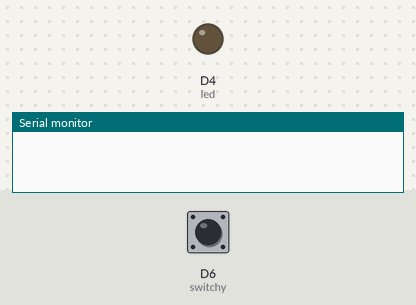
The sketch below on a simulated ESP8266 (NodeMCU). On the bench: output pins drawn as LEDs (lit = HIGH), the last lines printed to the serial monitor. Inputs (shaded band) come from the test bench; at power-on: D6 (switchy) HIGH.

Above: at 1.2 s.
1.3 s: D6 (switchy) pulled LOW for 0.15 s
At 2.1 s:
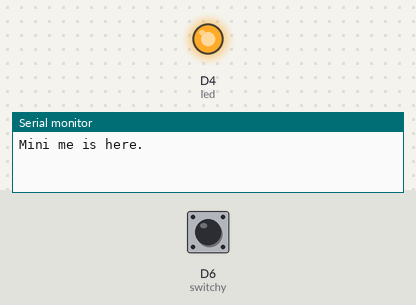
3.8 s: D6 (switchy) pulled LOW for 3.2 s
At 8.5 s:
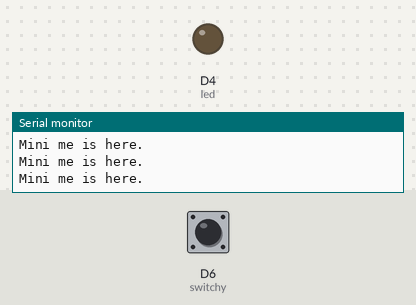
Timing chart, 0 to 10.0 s (numbered marks = the images above; inputs shaded):
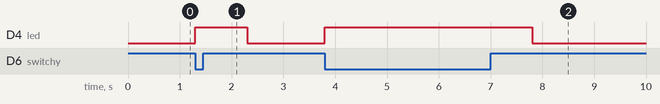

The sketch:

switchy.ino
```cpp
/*
 * Project switchy
 * Description:
 * Author:
 * Date:
 */
const int led = D4;
const int switchy = D6;
// setup() runs once, when the device is first turned on.
void setup() {
  // Put initialization like pinMode and begin functions here.
  pinMode(led,OUTPUT);
  pinMode(switchy,INPUT_PULLUP);
  Serial.begin(9600);
}

// loop() runs over and over again, as quickly as it can execute.
void loop() {
  // The core of your code will likely live here.
  if(digitalRead(switchy) == LOW){
    digitalWrite(led, HIGH);
    Serial.println("Mini me is here.");
    delay(1000);


  }
  else{
    digitalWrite(led,LOW);
  }
}
```

Measured:
- after the input at 1.3 s, D4 (led): LOW → HIGH at once, → LOW 1.0 s later
- after the input at 3.8 s, D4 (led): LOW → HIGH at once, → LOW 4.0 s later
